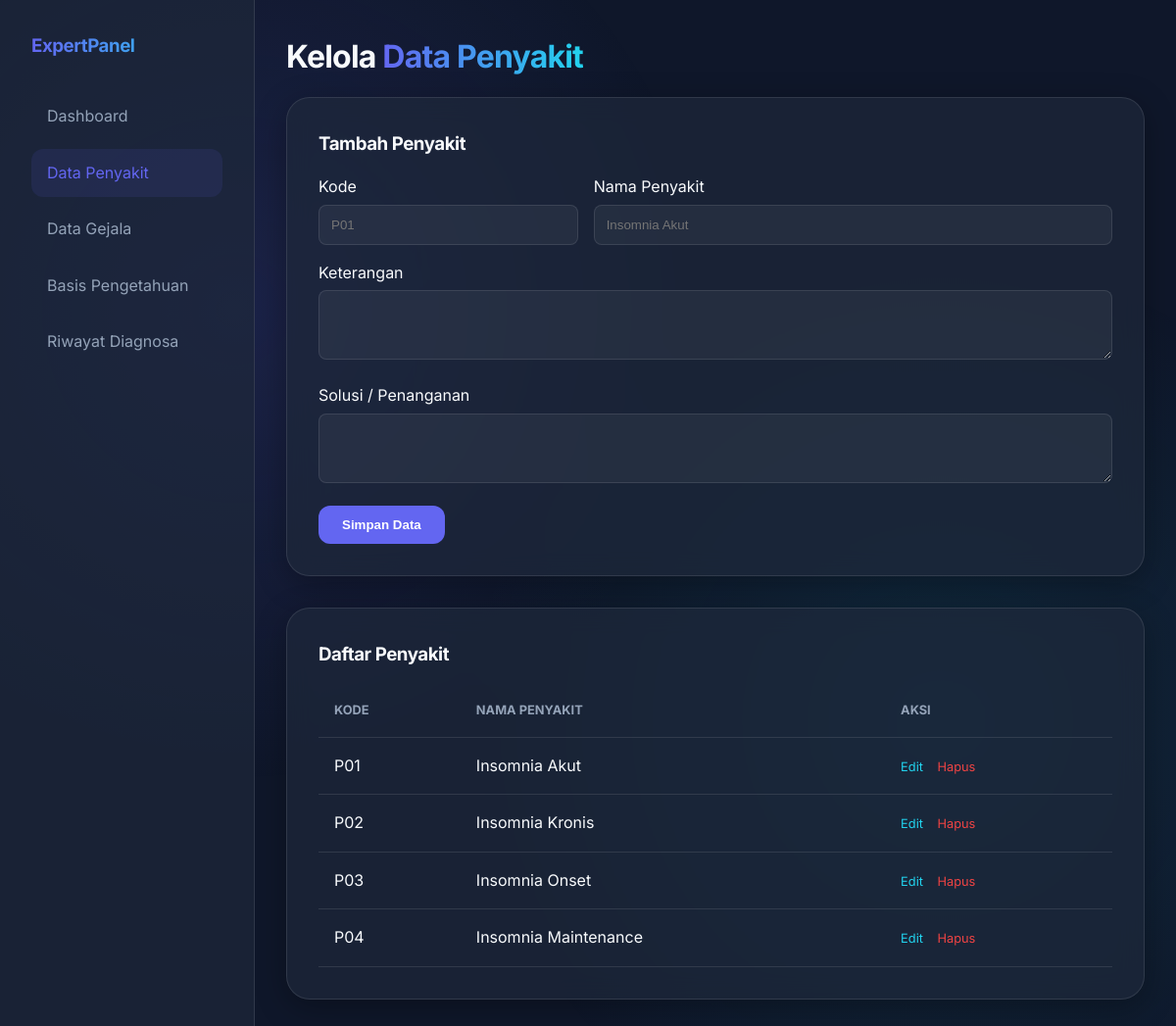
Page /admin/penyakit.php (signed in) on the committed database.
### tables this page shows
CREATE TABLE IF NOT EXISTS penyakit (
    kode_penyakit VARCHAR(10) PRIMARY KEY,
    nama_penyakit VARCHAR(100) NOT NULL,
    keterangan TEXT,
    solusi TEXT
);

### admin/penyakit.php (the view, shortened to what this page needs)
<?php
include '../config/koneksi.php';
$edit_data = null;
$result = mysqli_query($koneksi, "SELECT * FROM penyakit ORDER BY kode_penyakit ASC");
?>
<!DOCTYPE html>
<html lang="id">
<head>
    <link rel="stylesheet" href="../assets/css/style.css">
</head>
<body>
    <div class="admin-layout">
        <aside class="sidebar">
            <h3 class="text-gradient">ExpertPanel</h3>
            <nav style="margin-top: 2rem;">
                <a href="index.php" class="nav-link">Dashboard</a>
                <a href="penyakit.php" class="nav-link active">Data Penyakit</a>
                <a href="gejala.php" class="nav-link">Data Gejala</a>
                <a href="rule.php" class="nav-link">Basis Pengetahuan</a>
                <a href="riwayat.php" class="nav-link">Riwayat Diagnosa</a>
            </nav>
        </aside>
        <main class="main-content">
            <h1>Kelola <span class="text-gradient">Data Penyakit</span></h1>
            <div class="glass-card form-card">
                <h3><?= $edit_data ? 'Edit' : 'Tambah' ?> Penyakit</h3>
                <form action="" method="POST" style="margin-top: 1rem;">
                    <div class="form-grid">
                        <div>
                            <label style="display:block; margin-bottom:5px;">Kode</label>
                            <input type="text" name="kode_penyakit" value="<?= $edit_data ? $edit_data['kode_penyakit'] : '' ?>" required placeholder="P01">
                        </div>
                        <div>
                            <label style="display:block; margin-bottom:5px;">Nama Penyakit</label>
                            <input type="text" name="nama_penyakit" value="<?= $edit_data ? $edit_data['nama_penyakit'] : '' ?>" required placeholder="Insomnia Akut">
                        </div>
                    </div>
                    <div style="margin-top: 1rem;">
                        <label style="display:block; margin-bottom:5px;">Keterangan</label>
                        <textarea name="keterangan" rows="3"><?= $edit_data ? $edit_data['keterangan'] : '' ?></textarea>
                    </div>
                    <div style="margin-top: 1rem;">
                        <label style="display:block; margin-bottom:5px;">Solusi / Penanganan</label>
                        <textarea name="solusi" rows="3"><?= $edit_data ? $edit_data['solusi'] : '' ?></textarea>
                    </div>
                    <button type="submit" name="save" class="btn" style="margin-top: 1rem;">Simpan Data</button>
                </form>
            </div>
            <div class="glass-card">
                <h3>Daftar Penyakit</h3>
                <table>
                    <thead>
                        <tr>
                            <th>Kode</th>
                            <th>Nama Penyakit</th>
                            <th>Aksi</th>
                        </tr>
                    </thead>
                    <tbody>
                        <?php while($row = mysqli_fetch_assoc($result)): ?>
                        <tr>
                            <td><?= $row['kode_penyakit'] ?></td>
                            <td><?= $row['nama_penyakit'] ?></td>
                            <td>
                                <a href="?edit=<?= $row['kode_penyakit'] ?>" class="badge-edit">Edit</a>
                                <a href="?delete=<?= $row['kode_penyakit'] ?>" class="badge-delete" onclick="return confirm('Yakin hapus?')">Hapus</a>
                            </td>
                        </tr>
                        <?php endwhile; ?>
                    </tbody>
                </table>
            </div>
        </main>
    </div>
</body>
</html>

### assets/css/style.css (style rules this page uses)
:root { --primary-color: #6366f1; --primary-hover: #4f46e5; --bg-dark: #0f172a; --bg-card: rgba(30, 41, 59, 0.7); --text-main: #f8fafc; --text-muted: #94a3b8; --glass-border: rgba(255, 255, 255, 0.1); --accent: #22d3ee; }
* { margin: 0; padding: 0; box-sizing: border-box; }
body { font-family: 'Inter', sans-serif; background-color: var(--bg-dark); color: var(--text-main); line-height: 1.6; overflow-x: hidden; }
body::before { content: ''; position: fixed; top: 0; left: 0; width: 100%; height: 100%; background: radial-gradient(circle at 20% 30%, rgba(99, 102, 241, 0.15) 0%, transparent 40%), radial-gradient(circle at 80% 70%, rgba(34, 211, 238, 0.1) 0%, transparent 40%); z-index: -1; }
.glass-card { background: var(--bg-card); backdrop-filter: blur(12px); -webkit-backdrop-filter: blur(12px); border: 1px solid var(--glass-border); border-radius: 1.5rem; padding: 2rem; box-shadow: 0 8px 32px 0 rgba(0, 0, 0, 0.3); }
.btn { display: inline-block; padding: 0.75rem 1.5rem; border-radius: 0.75rem; background: var(--primary-color); color: white; text-decoration: none; font-weight: 600; transition: all 0.3s ease; border: none; cursor: pointer; }
h1, h2, h3 { margin-bottom: 1rem; font-weight: 700; letter-spacing: -0.025em; }
.text-gradient { background: linear-gradient(to right, var(--primary-color), var(--accent)); -webkit-background-clip: text; -webkit-text-fill-color: transparent; }

### admin/penyakit.php (style rules this page uses)
.admin-layout { display: flex; min-height: 100vh; }
.sidebar { width: 260px; background: var(--bg-card); border-right: 1px solid var(--glass-border); padding: 2rem; }
.main-content { flex: 1; padding: 2rem; }
.nav-link { display: block; padding: 0.75rem 1rem; color: var(--text-muted); text-decoration: none; border-radius: 0.75rem; margin-bottom: 0.5rem; }
.nav-link.active { background: rgba(99, 102, 241, 0.1); color: var(--primary-color); }
table { width: 100%; border-collapse: collapse; margin-top: 1rem; }
th, td { padding: 1rem; text-align: left; border-bottom: 1px solid var(--glass-border); }
th { color: var(--text-muted); font-size: 0.8rem; text-transform: uppercase; }
.form-card { margin-bottom: 2rem; }
.form-grid { display: grid; grid-template-columns: 1fr 2fr; gap: 1rem; }
input, textarea { width: 100%; padding: 0.75rem; background: rgba(255, 255, 255, 0.05); border: 1px solid var(--glass-border); border-radius: 0.5rem; color: white; }
.badge-delete { color: #ef4444; text-decoration: none; font-size: 0.8rem; margin-left: 10px; }
.badge-edit { color: var(--accent); text-decoration: none; font-size: 0.8rem; }

### rows in the picture
penyakit: kode_penyakit "P01", nama_penyakit "Insomnia Akut"
penyakit: kode_penyakit "P02", nama_penyakit "Insomnia Kronis"
penyakit: kode_penyakit "P03", nama_penyakit "Insomnia Onset"
penyakit: kode_penyakit "P04", nama_penyakit "Insomnia Maintenance"
